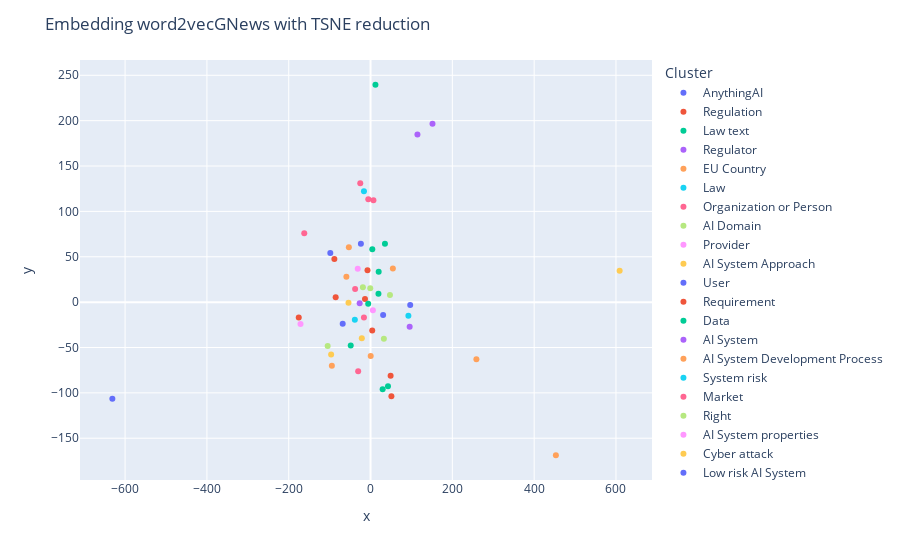

The cell this chart's notebook holds for it:
### Code cell
e.plotEmbedding(embeddingType="word2vecGNews", reduction = "TSNE")

### Figure 1 — Plotly figure (JSON) as saved in the notebook; plotly's stock layout.template omitted (floating-point values rounded to 4 significant figures)
{"data": [{"hovertemplate": "<b>%{hovertext}</b><br><br>color=AnythingAI<br>x=%{x}<br>y=%{y}<extra></extra>", "hovertext": ["ai", "artificial", "digital"], "legendgroup": "AnythingAI", "marker": {"color": "#636efa", "symbol": "circle"}, "mode": "markers", "name": "AnythingAI", "orientation": "v", "showlegend": true, "type": "scatter", "x": [-68.04, -23.57, 30.78], "xaxis": "x", "y": [-23.73, 64.45, -14.18], "yaxis": "y"}, {"hovertemplate": "<b>%{hovertext}</b><br><br>color=Regulation<br>x=%{x}<br>y=%{y}<extra></extra>", "hovertext": ["regulation", "guideline"], "legendgroup": "Regulation", "marker": {"color": "#EF553B", "symbol": "circle"}, "mode": "markers", "name": "Regulation", "orientation": "v", "showlegend": true, "type": "scatter", "x": [-175.5, -7.429], "xaxis": "x", "y": [-16.98, 35.07], "yaxis": "y"}, {"hovertemplate": "<b>%{hovertext}</b><br><br>color=Law text<br>x=%{x}<br>y=%{y}<extra></extra>", "hovertext": ["article", "framework", "chapter"], "legendgroup": "Law text", "marker": {"color": "#00cc96", "symbol": "circle"}, "mode": "markers", "name": "Law text", "orientation": "v", "showlegend": true, "type": "scatter", "x": [4.287, 19.34, 19.88], "xaxis": "x", "y": [58.4, 9.242, 33.36], "yaxis": "y"}, {"hovertemplate": "<b>%{hovertext}</b><br><br>color=Regulator<br>x=%{x}<br>y=%{y}<extra></extra>", "hovertext": ["eu", "committee", "ecb"], "legendgroup": "Regulator", "marker": {"color": "#ab63fa", "symbol": "circle"}, "mode": "markers", "name": "Regulator", "orientation": "v", "showlegend": true, "type": "scatter", "x": [-26.57, 95.65, 114.7], "xaxis": "x", "y": [-1.286, -27.09, 184.6], "yaxis": "y"}, {"hovertemplate": "<b>%{hovertext}</b><br><br>color=EU Country<br>x=%{x}<br>y=%{y}<extra></extra>", "hovertext": ["member", "ireland", "denmark"], "legendgroup": "EU Country", "marker": {"color": "#FFA15A", "symbol": "circle"}, "mode": "markers", "name": "EU Country", "orientation": "v", "showlegend": true, "type": "scatter", "x": [54.55, 258.8, 0.3985], "xaxis": "x", "y": [37.06, -63.05, -59.44], "yaxis": "y"}, {"hovertemplate": "<b>%{hovertext}</b><br><br>color=Law<br>x=%{x}<br>y=%{y}<extra></extra>", "hovertext": ["directive"], "legendgroup": "Law", "marker": {"color": "#19d3f3", "symbol": "circle"}, "mode": "markers", "name": "Law", "orientation": "v", "showlegend": true, "type": "scatter", "x": [92.54], "xaxis": "x", "y": [-14.92], "yaxis": "y"}, {"hovertemplate": "<b>%{hovertext}</b><br><br>color=Organization or Person<br>x=%{x}<br>y=%{y}<extra></extra>", "hovertext": ["council", "sme", "regions", "parliament", "kingdom", "child"], "legendgroup": "Organization or Person", "marker": {"color": "#FF6692", "symbol": "circle"}, "mode": "markers", "name": "Organization or Person", "orientation": "v", "showlegend": true, "type": "scatter", "x": [-162.0, 7.04, -30.27, -16.12, -37.68, -25.14], "xaxis": "x", "y": [75.82, 112.2, -76.28, -16.82, 14.59, 130.9], "yaxis": "y"}, {"hovertemplate": "<b>%{hovertext}</b><br><br>color=AI Domain<br>x=%{x}<br>y=%{y}<extra></extra>", "hovertext": ["title", "recommendation"], "legendgroup": "AI Domain", "marker": {"color": "#B6E880", "symbol": "circle"}, "mode": "markers", "name": "AI Domain", "orientation": "v", "showlegend": true, "type": "scatter", "x": [47.47, -0.6944], "xaxis": "x", "y": [7.866, 15.31], "yaxis": "y"}, {"hovertemplate": "<b>%{hovertext}</b><br><br>color=Provider<br>x=%{x}<br>y=%{y}<extra></extra>", "hovertext": ["provider", "distributor"], "legendgroup": "Provider", "marker": {"color": "#FF97FF", "symbol": "circle"}, "mode": "markers", "name": "Provider", "orientation": "v", "showlegend": true, "type": "scatter", "x": [5.748, -171.2], "xaxis": "x", "y": [-8.986, -24.01], "yaxis": "y"}, {"hovertemplate": "<b>%{hovertext}</b><br><br>color=AI System Approach<br>x=%{x}<br>y=%{y}<extra></extra>", "hovertext": ["decision", "training", "testing"], "legendgroup": "AI System Approach", "marker": {"color": "#FECB52", "symbol": "circle"}, "mode": "markers", "name": "AI System Approach", "orientation": "v", "showlegend": true, "type": "scatter", "x": [-21.36, 609.0, -96.38], "xaxis": "x", "y": [-39.7, 34.53, -57.73], "yaxis": "y"}, {"hovertemplate": "<b>%{hovertext}</b><br><br>color=User<br>x=%{x}<br>y=%{y}<extra></extra>", "hovertext": ["user", "bank"], "legendgroup": "User", "marker": {"color": "#636efa", "symbol": "circle"}, "mode": "markers", "name": "User", "orientation": "v", "showlegend": true, "type": "scatter", "x": [-631.1, 96.98], "xaxis": "x", "y": [-106.4, -3.24], "yaxis": "y"}, {"hovertemplate": "<b>%{hovertext}</b><br><br>color=Requirement<br>x=%{x}<br>y=%{y}<extra></extra>", "hovertext": ["obligation", "requirement", "consent", "transparency", "conformity"], "legendgroup": "Requirement", "marker": {"color": "#EF553B", "symbol": "circle"}, "mode": "markers", "name": "Requirement", "orientation": "v", "showlegend": true, "type": "scatter", "x": [-85.21, 4.126, -88.4, 49.09, -13.57], "xaxis": "x", "y": [5.248, -31.27, 47.45, -81.19, 3.481], "yaxis": "y"}, {"hovertemplate": "<b>%{hovertext}</b><br><br>color=Data<br>x=%{x}<br>y=%{y}<extra></extra>", "hovertext": ["annex", "text", "data", "output"], "legendgroup": "Data", "marker": {"color": "#00cc96", "symbol": "circle"}, "mode": "markers", "name": "Data", "orientation": "v", "showlegend": true, "type": "scatter", "x": [35.24, -48.41, 29.6, 12.0], "xaxis": "x", "y": [64.38, -47.81, -96.09, 239.6], "yaxis": "y"}, {"hovertemplate": "<b>%{hovertext}</b><br><br>color=AI System<br>x=%{x}<br>y=%{y}<extra></extra>", "hovertext": ["machine"], "legendgroup": "AI System", "marker": {"color": "#ab63fa", "symbol": "circle"}, "mode": "markers", "name": "AI System", "orientation": "v", "showlegend": true, "type": "scatter", "x": [151.4], "xaxis": "x", "y": [196.5], "yaxis": "y"}, {"hovertemplate": "<b>%{hovertext}</b><br><br>color=AI System Development Process<br>x=%{x}<br>y=%{y}<extra></extra>", "hovertext": ["logic", "protocol", "learning", "bayesian"], "legendgroup": "AI System Development Process", "marker": {"color": "#FFA15A", "symbol": "circle"}, "mode": "markers", "name": "AI System Development Process", "orientation": "v", "showlegend": true, "type": "scatter", "x": [453.1, -53.01, -94.58, -59.05], "xaxis": "x", "y": [-168.8, 60.56, -70.18, 27.89], "yaxis": "y"}, {"hovertemplate": "<b>%{hovertext}</b><br><br>color=System risk<br>x=%{x}<br>y=%{y}<extra></extra>", "hovertext": ["vulnerabilities", "cybersecurity"], "legendgroup": "System risk", "marker": {"color": "#19d3f3", "symbol": "circle"}, "mode": "markers", "name": "System risk", "orientation": "v", "showlegend": true, "type": "scatter", "x": [-38.37, -16.1], "xaxis": "x", "y": [-19.48, 122.1], "yaxis": "y"}, {"hovertemplate": "<b>%{hovertext}</b><br><br>color=Market<br>x=%{x}<br>y=%{y}<extra></extra>", "hovertext": ["market"], "legendgroup": "Market", "marker": {"color": "#FF6692", "symbol": "circle"}, "mode": "markers", "name": "Market", "orientation": "v", "showlegend": true, "type": "scatter", "x": [-5.465], "xaxis": "x", "y": [113.4], "yaxis": "y"}, {"hovertemplate": "<b>%{hovertext}</b><br><br>color=Right<br>x=%{x}<br>y=%{y}<extra></extra>", "hovertext": ["rights", "safety", "liberty"], "legendgroup": "Right", "marker": {"color": "#B6E880", "symbol": "circle"}, "mode": "markers", "name": "Right", "orientation": "v", "showlegend": true, "type": "scatter", "x": [32.62, -104.8, -18.67], "xaxis": "x", "y": [-40.48, -48.46, 16.26], "yaxis": "y"}, {"hovertemplate": "<b>%{hovertext}</b><br><br>color=AI System properties<br>x=%{x}<br>y=%{y}<extra></extra>", "hovertext": ["autonomy"], "legendgroup": "AI System properties", "marker": {"color": "#FF97FF", "symbol": "circle"}, "mode": "markers", "name": "AI System properties", "orientation": "v", "showlegend": true, "type": "scatter", "x": [-31.28], "xaxis": "x", "y": [36.82], "yaxis": "y"}, {"hovertemplate": "<b>%{hovertext}</b><br><br>color=Cyber attack<br>x=%{x}<br>y=%{y}<extra></extra>", "hovertext": ["cyberattacks"], "legendgroup": "Cyber attack", "marker": {"color": "#FECB52", "symbol": "circle"}, "mode": "markers", "name": "Cyber attack", "orientation": "v", "showlegend": true, "type": "scatter", "x": [-53.88], "xaxis": "x", "y": [-0.7127], "yaxis": "y"}, {"hovertemplate": "<b>%{hovertext}</b><br><br>color=Low risk AI System<br>x=%{x}<br>y=%{y}<extra></extra>", "hovertext": ["translation"], "legendgroup": "Low risk AI System", "marker": {"color": "#636efa", "symbol": "circle"}, "mode": "markers", "name": "Low risk AI System", "orientation": "v", "showlegend": true, "type": "scatter", "x": [-98.37], "xaxis": "x", "y": [54.06], "yaxis": "y"}, {"hovertemplate": "<b>%{hovertext}</b><br><br>color=Risk<br>x=%{x}<br>y=%{y}<extra></extra>", "hovertext": ["risk"], "legendgroup": "Risk", "marker": {"color": "#EF553B", "symbol": "circle"}, "mode": "markers", "name": "Risk", "orientation": "v", "showlegend": true, "type": "scatter", "x": [51.0], "xaxis": "x", "y": [-103.8], "yaxis": "y"}, {"hovertemplate": "<b>%{hovertext}</b><br><br>color=AI System Quality measure<br>x=%{x}<br>y=%{y}<extra></extra>", "hovertext": ["accuracy", "quality"], "legendgroup": "AI System Quality measure", "marker": {"color": "#00cc96", "symbol": "circle"}, "mode": "markers", "name": "AI System Quality measure", "orientation": "v", "showlegend": true, "type": "scatter", "x": [42.61, -5.74], "xaxis": "x", "y": [-92.85, -1.765], "yaxis": "y"}], "layout": {"legend": {"title": {"text": "Cluster"}, "tracegroupgap": 0}, "margin": {"t": 60}, "title": {"text": "Embedding word2vecGNews with TSNE reduction"}, "xaxis": {"anchor": "y", "domain": [0, 1], "title": {"text": "x"}}, "yaxis": {"anchor": "x", "domain": [0, 1], "title": {"text": "y"}}}}
